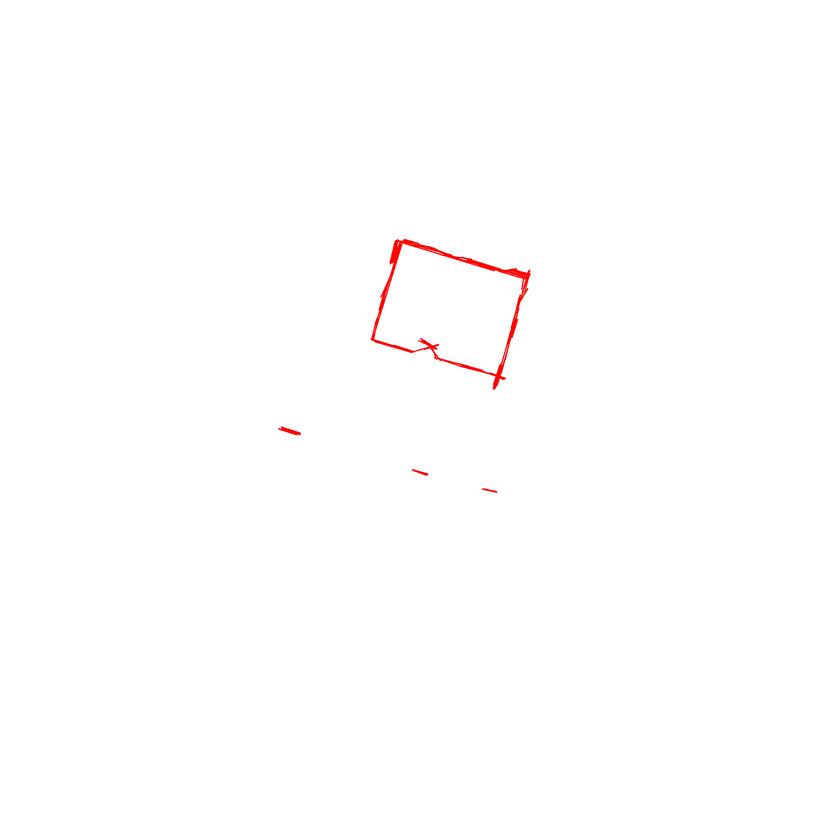
#> input picture src/main_code/meeting_room_preprocessed.png, 840 x 840 px, shrunk from 1984 x 1984 before the run
$ python template_matching.py
#> lines starting #> are read from the running program, lines starting #| are printed output that depends on the picture; long printed decimals are rounded
import cv2
import numpy as np
import matplotlib.pyplot as plt

def template_matching(template_path, image_path):
    # Read template and image
#> called with template_path = 'meeting_room_preprocessed.png', image_path = 'meeting_room_cad_h.png'
    template = cv2.imread(template_path, cv2.IMREAD_GRAYSCALE)
#> template: shape (840, 840); min 76, max 255, mean 254.5
    image = cv2.imread(image_path, cv2.IMREAD_GRAYSCALE)
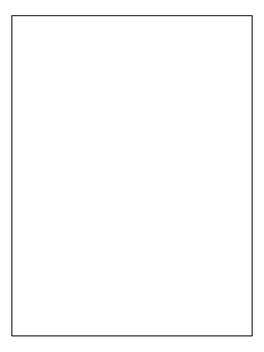
#> input picture src/main_code/meeting_room_cad_h.png, 264 x 352 px, shrunk from 623 x 831 before the run
#> image is the input picture: shape (352, 264); min 56, max 255, mean 251.8

    # Print dimensions
    print(f"Template dimensions (height, width): {template.shape}")
#| Template dimensions (height, width): (840, 840)
    print(f"Image dimensions (height, width): {image.shape}")
#| Image dimensions (height, width): (352, 264)

    # Perform template matching
    result = cv2.matchTemplate(image, template, cv2.TM_CCOEFF_NORMED)
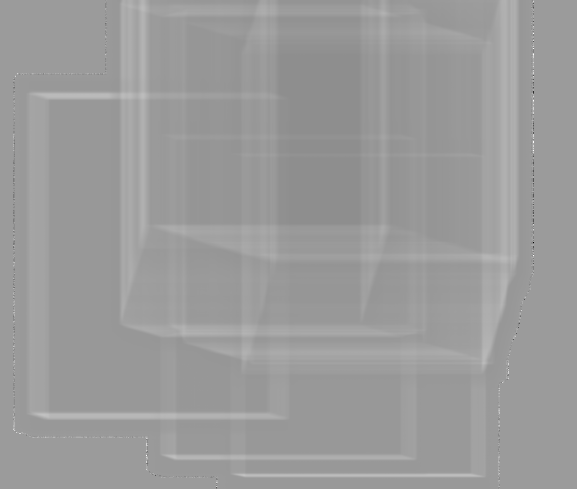
#> result: shape (489, 577) float32; min -0.295, max 0.19, mean 0.000756; drawn with min black and max white

    # Get the best match position
    _, max_val, _, max_loc = cv2.minMaxLoc(result)
#> max_val = 0.19; max_loc = (533, 33)

    # Draw a rectangle around the matched region
    top_left = max_loc
#> top_left = (533, 33)
    h, w = template.shape
#> h = 840; w = 840
    bottom_right = (top_left[0] + w, top_left[1] + h)
#> bottom_right = (1373, 873)
    matched_image = cv2.cvtColor(image, cv2.COLOR_GRAY2BGR)
    cv2.rectangle(matched_image, top_left, bottom_right, (0, 255, 0), 2)

    # Display the matched image
    plt.figure(figsize=(10, 10))
    plt.title(f"Template Matching with {template_path}")
    plt.imshow(matched_image)
    plt.axis('off')
    plt.show()

    return max_val

# Paths to the images
template_path = 'meeting_room_preprocessed.png'     #ROS Image
image_path = 'meeting_room_cad_h.png'                  #CAD Image

# Perform template matching
match_score = template_matching(template_path, image_path)
#> match_score = 0.19
print(f"Template matching score: {match_score}")
#| Template matching score: 0.1903
